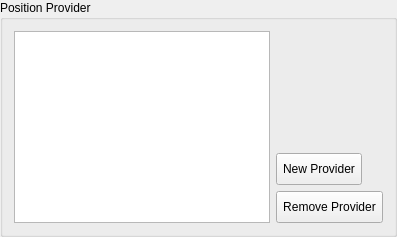
                <widget class="QgsCollapsibleGroupBox" name="groupBoxProvider">
                 <property name="title">
                  <string>Position Provider</string>
                 </property>
                 <layout class="QVBoxLayout" name="verticalLayout_11">
                  <item>
                   <layout class="QHBoxLayout" name="horizontalLayout_2">
                    <item>
                     <widget class="QListView" name="mDataProviderListView"/>
                    </item>
                    <item>
                     <layout class="QVBoxLayout" name="verticalLayout_5">
                      <item>
                       <spacer name="verticalSpacer_4">
                        <property name="orientation">
                         <enum>Qt::Vertical</enum>
                        </property>
                        <property name="sizeHint" stdset="0">
                         <size>
                          <width>20</width>
                          <height>40</height>
                         </size>
                        </property>
                       </spacer>
                      </item>
                      <item>
                       <widget class="QToolButton" name="toolButtonAddDataProvider">
                        <property name="minimumSize">
                         <size>
                          <width>32</width>
                          <height>32</height>
                         </size>
                        </property>
                        <property name="toolTip">
                         <string>Add a new data provider</string>
                        </property>
                        <property name="statusTip">
                         <string>Add a new data provider</string>
                        </property>
                        <property name="text">
                         <string>New Provider</string>
                        </property>
                        <property name="icon">
                         <iconset>
                          <normaloff>:/images/themes/default/mActionAdd.svg</normaloff>:/images/themes/default/mActionAdd.svg</iconset>
                        </property>
                       </widget>
                      </item>
                      <item>
                       <widget class="QToolButton" name="toolButtonRemoveDataProvider">
                        <property name="minimumSize">
                         <size>
                          <width>32</width>
                          <height>32</height>
                         </size>
                        </property>
                        <property name="toolTip">
                         <string>Remove current provider</string>
                        </property>
                        <property name="statusTip">
                         <string>Remove current provider</string>
                        </property>
                        <property name="text">
                         <string>Remove Provider</string>
                        </property>
                        <property name="icon">
                         <iconset>
                          <normaloff>:/images/themes/default/mActionRemove.svg</normaloff>:/images/themes/default/mActionRemove.svg</iconset>
                        </property>
                       </widget>
                      </item>
                     </layout>
                    </item>
                   </layout>
                  </item>
                 </layout>
                </widget>
